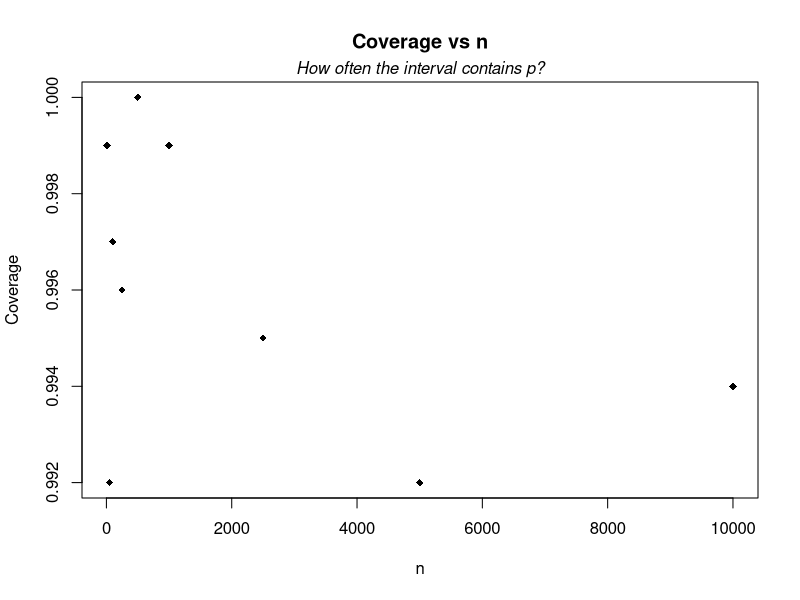
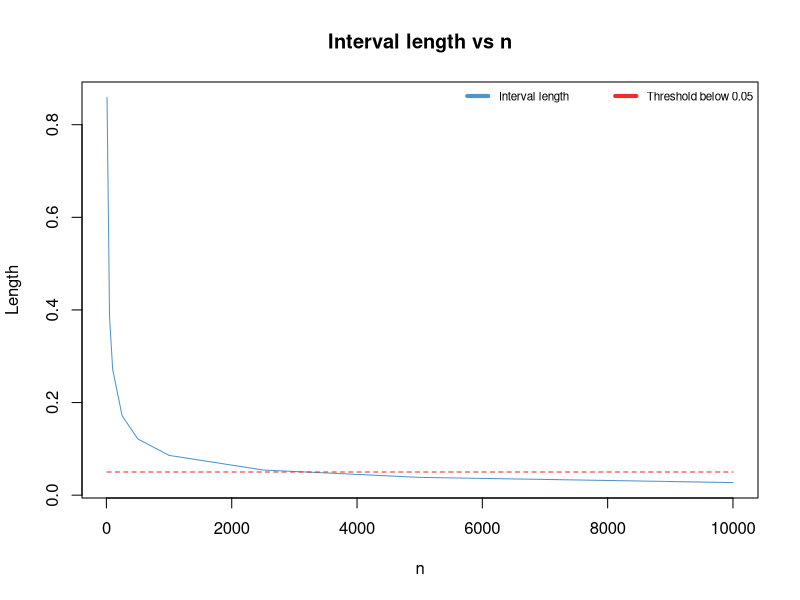

The R source for these figures, in order:
# Let alpha = 0.05 and p = 0.4. Conduct a simulation study to see how often the interval contains p (called the coverage). Do this for n = (10, 50, 100, 250, 500, 1000, 2500, 5000, 10000); a) plot the coverage versus n, and b) plot the length of the interval versus n.  

  # N o t e s:

    # Let X1, X2, ..., Xn ~ Bernoulli(p) iid, then for all epsilon > 0 
  
      # P(|Xn - p| > epsilon) <= 2e^{-2nepsilon^2} - Hoeffding inequality

    # Consider coverage = (pn - epsilon, pn + epsilon) with epsilon = sqrt((1/(2*n))*log(2/alpha)).

# Plot the coverage versus n. 

alpha <- 0.05
p <- 0.4

N <- c(10, 50, 100, 250, 500, 1000, 2500, 5000, 10000)
S <- 1000 # number of simulations S

coverage <- numeric(length(N)) #empty vector
len <- numeric(length(N)) # empty vector to store lengths

for (i in 1:length(N)){
  n <- N[i]
  c <- numeric(S) # empty vector
  
  for (j in 1:S){
    X <- rbinom(n, 1, p)
    epsilon <- sqrt((1/(2*n))*log(2/alpha)) # epsilon value
    pn <- mean(X) # p^ value
    
    lower_bound <- pn - epsilon
    upper_bound <- pn + epsilon
    
    c[j] <- as.numeric(lower_bound <= p & p <= upper_bound)
  }
  coverage[i] <- mean(c) # proportion of values that are inside of the lower and upper bounds
  len[i] <- 2*epsilon
}

plot(N, coverage, type = 'p', main = "Coverage vs n", xlab = "n", ylab = "Coverage", pch = 18)
mtext(substitute(paste(italic("How often the interval contains p?"))), side = 3)

# Plot the length of the interval versus n. 

plot(N, len, type='l', main = "Interval length vs n", xlab = "n", ylab = "Length", col = 'steelblue3')
lines(c(min(N), max(N)), c(0.05, 0.05), col = "firebrick2", lty = 2)
legend('topright', legend = c('Interval length', 'Threshold below 0.05'), col = c('steelblue3', 'firebrick2'), lwd = 4, cex = 0.70, horiz = TRUE, bty = "n")
